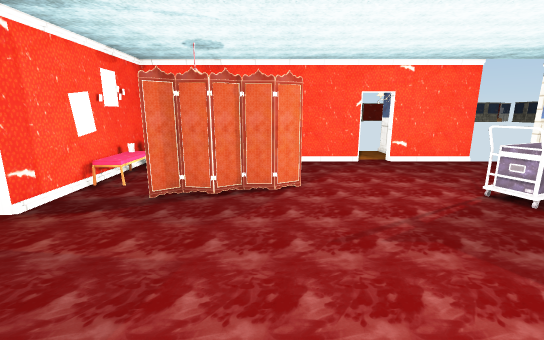
View 1 (above)

16 first-person views from a walk through a scene from a Unity 3-D project. The camera is 1.5 m above the floor, tilts 12° down and sees 90° across. Doors are open. The floor is counted in squares, 0.5 m on a side. Each view is taken from the middle of a square. On the plan, view 1 faces up. The plan holds only what a view shows up to about 20 squares ahead; the rest is blank. The place goes on beyond the plan. The player is left out. Some surface patterns are stand-ins.

View 2
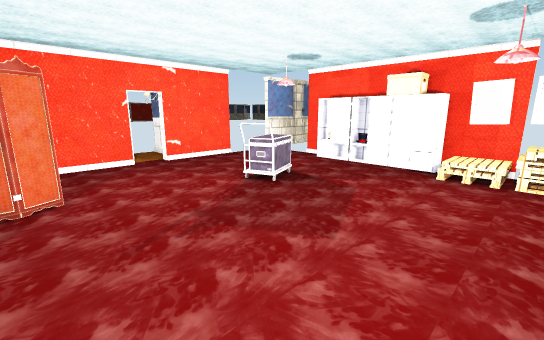

View 3
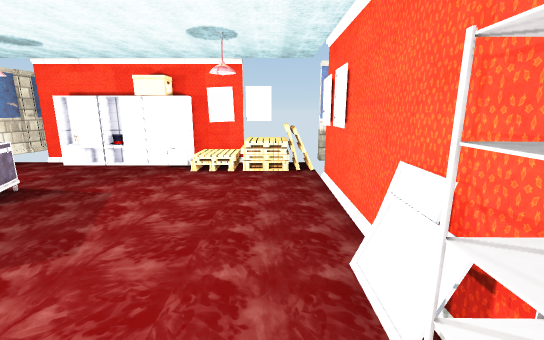

View 4
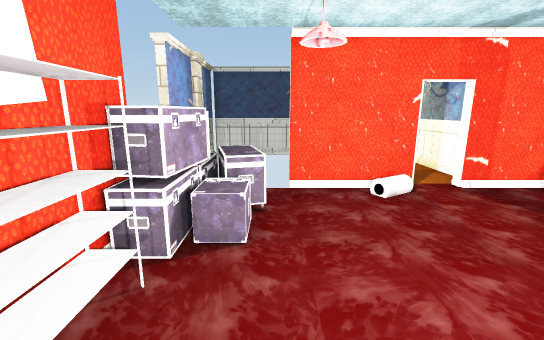

View 5
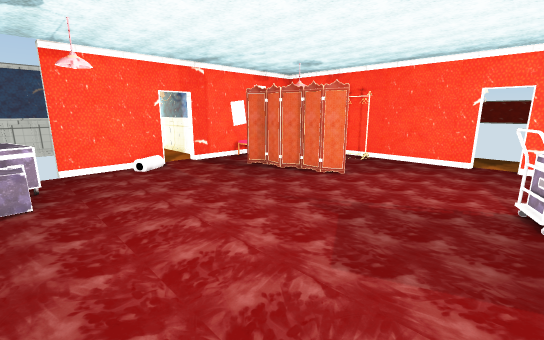

View 6
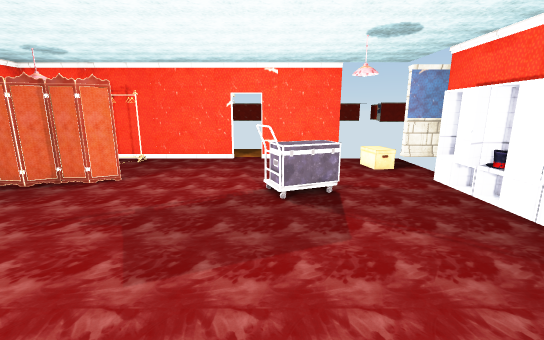

View 7
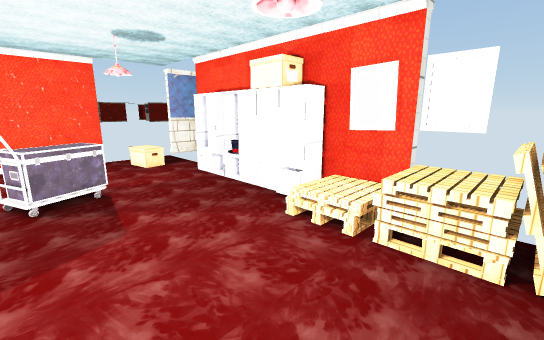

View 8
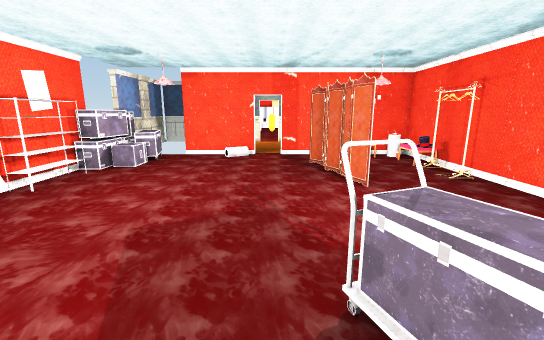

View 9
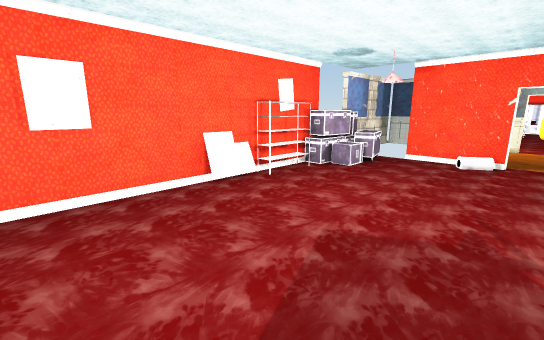

View 10
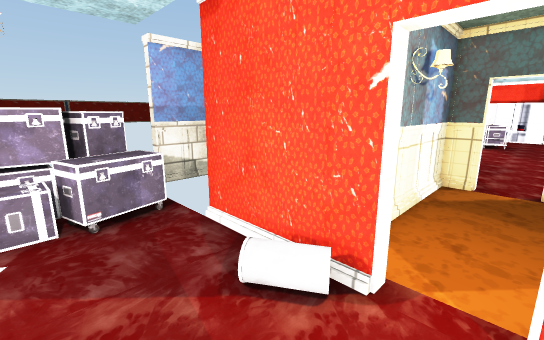

View 11
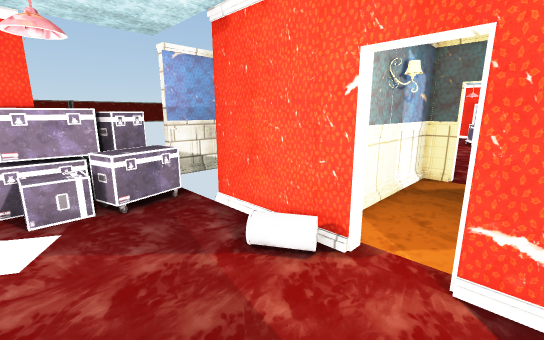

View 12
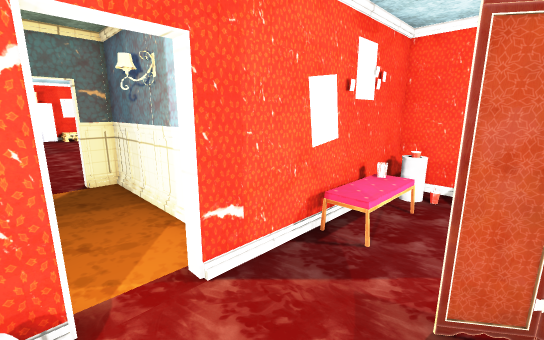

View 13
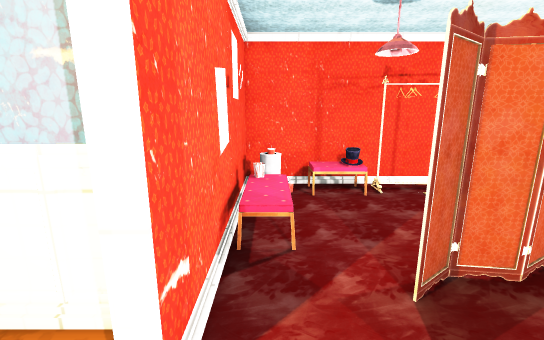

View 14
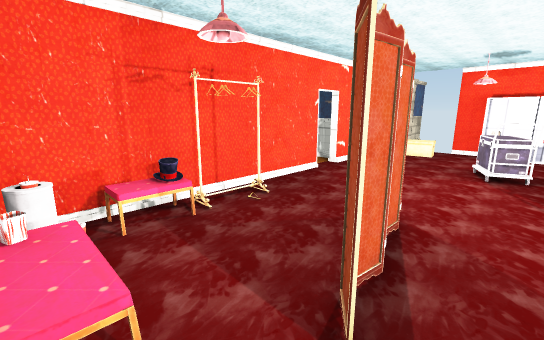

View 15
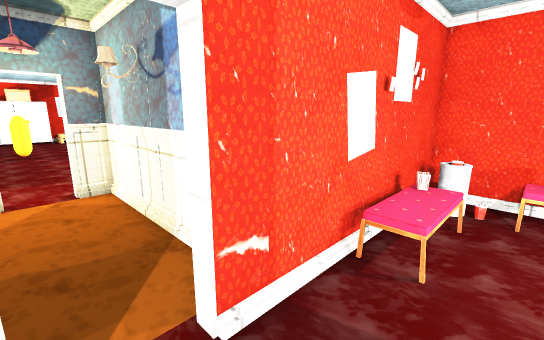

View 16
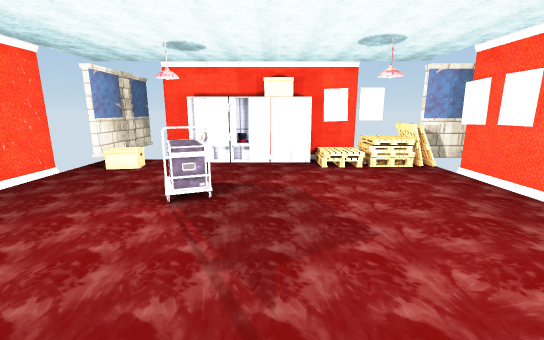

### Floor plan
Key: @ floor where view 1 was taken; # wall or solid block; x gap in a wall; . main floor; : floor 0.25 m higher than the main floor; / step, stairs or slope; D open door; = window, fence, low wall or low ledge; ^ raised ledge; O other object.
Columns run from 22 left of view 1 to 17 right of it. Each row starts with its distance up from view 1.
 21                             ..
 20                             ...#
 19                             ...#
 18                             ...#
 17  ##           ##############DD#####
 16 ###^^         #=.O=#...................
 15 ^^OOO         #O=///................O..
 14 O^OOO         #//...................O..
 13 .....         #O/......................
 12 .....#        #O/......................#
 11 .....#        #//.....##.............OO#
 10 .....#        #...#####.......#^^....OO
  9 ....O##########..............OO^^=...OO
  8 .....##.. ....#...............O=.....##
  7 .....D........D......................OO
  6 .....D........D......................OO
  5 .....##########:.....................OO
  4 ##...##      ##//....................OO#
  3 ##...#        #.....................OOO#
  2 ....O#        #.....................OO #
  1 ....O#        x.....................OO #
  0 ....O#         .OO....@.............OOO#
 -1 .....#         OOO^^................OOO#
 -2 #OO.=#         #####=OOOO...........OOO
 -3 ######            ###OOOO########## OOO
 -4                     #######       #

Positions as (right, up) in squares from view 1, and headings:
1: (0, 0), facing up
2: (0, 0), facing up-right
3: (0, -1), facing right
4: (3, 0), facing left
5: (8, -1), facing up-left
6: (8, -1), facing up
7: (8, -2), facing up-right
8: (12, 7), facing left
9: (11, 7), facing down-left
10: (-21, 6), facing up-right
11: (-22, 5), facing up-right
12: (-21, 8), facing down-right
13: (-18, 8), facing down
14: (-7, 8), facing up-right
15: (-5, 6), facing up-left
16: (-1, 6), facing right
